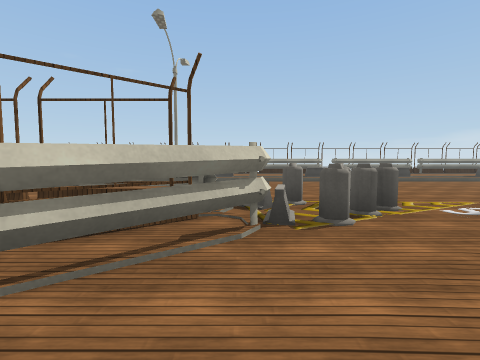
View 1 (above)

18 first-person views from a walk through a Unity game level. The camera is 1.4 m above the floor, tilts 4° down and sees 85° across. The floor is counted in squares, 2 m on a side. Each view is taken from the middle of a square. On the plan, view 1 faces up. The plan holds only what a view shows up to about 9 squares ahead; the rest is blank. The place goes on beyond the plan. The player character is not drawn. Some surface patterns are stand-ins.

View 2
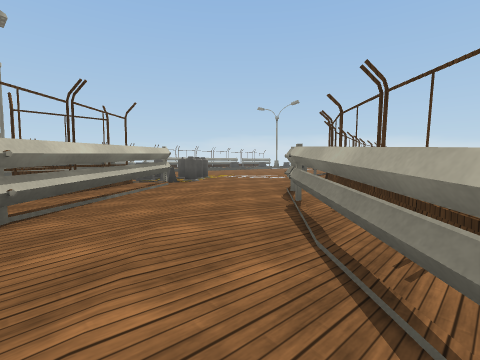

View 3
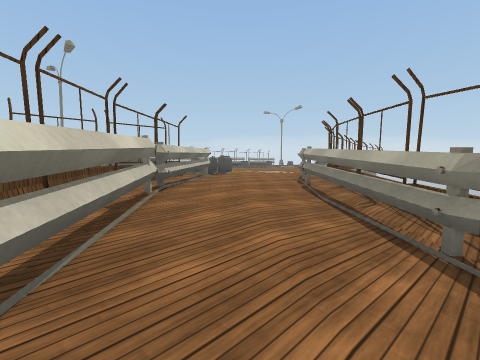

View 4
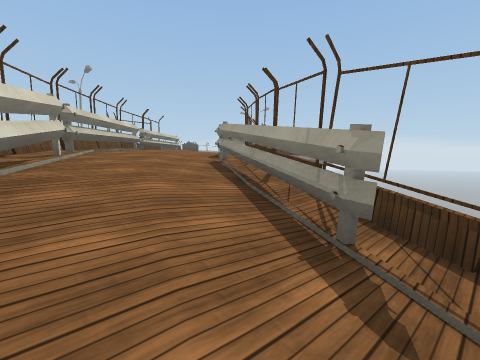

View 5
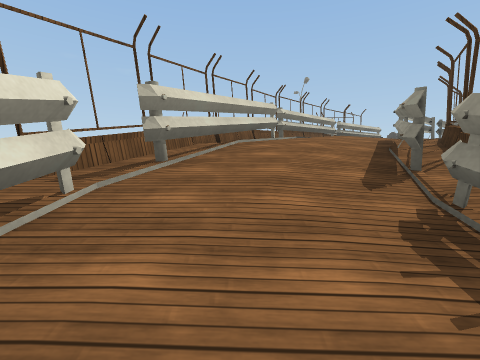

View 6
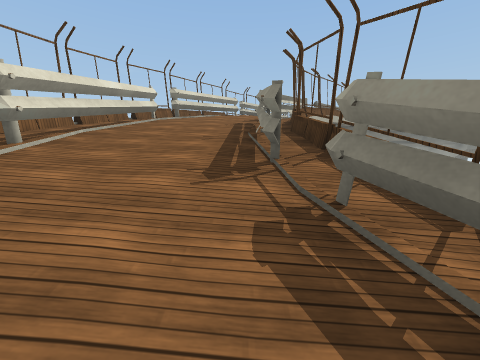

View 7
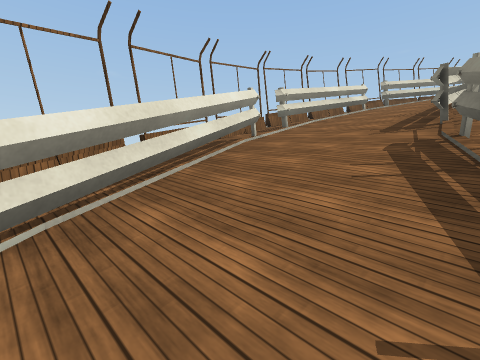

View 8
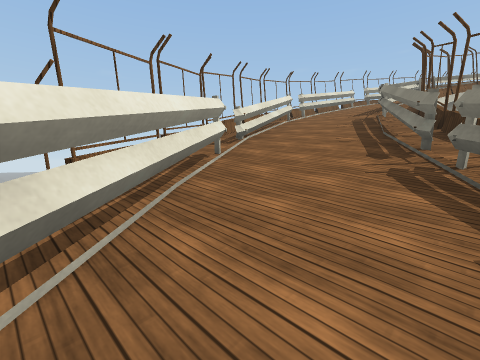

View 9
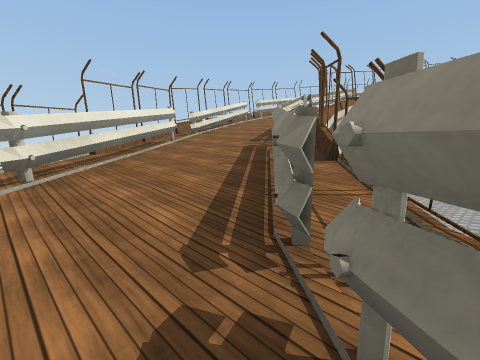

View 10
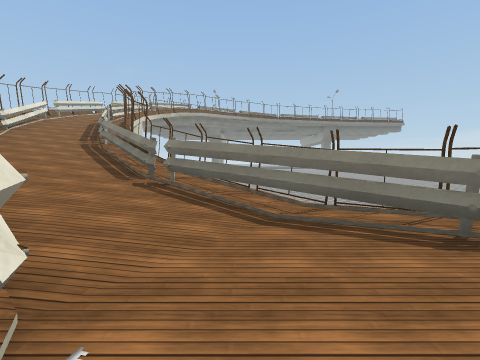

View 11
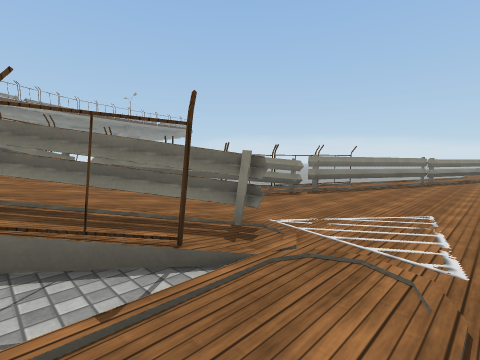

View 12
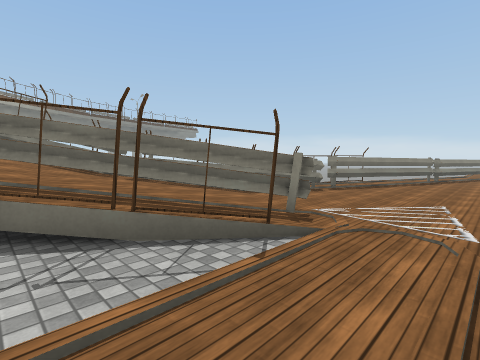

View 13
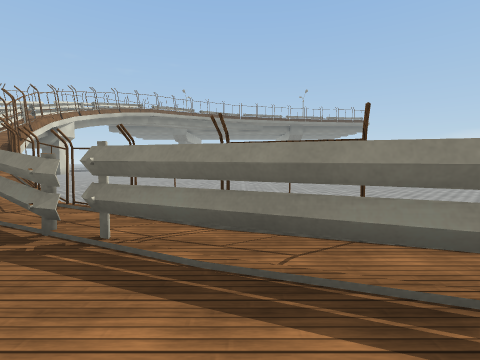

View 14
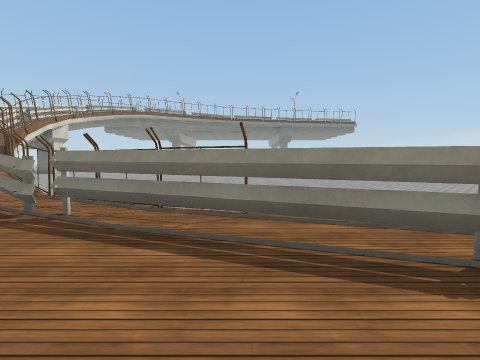

View 15
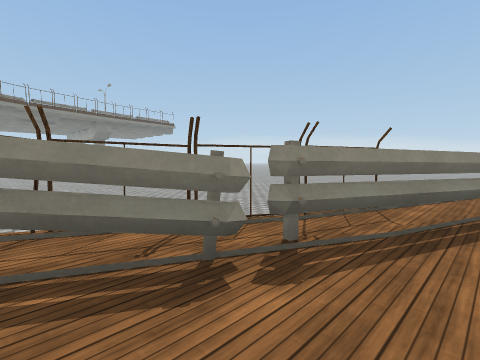

View 16
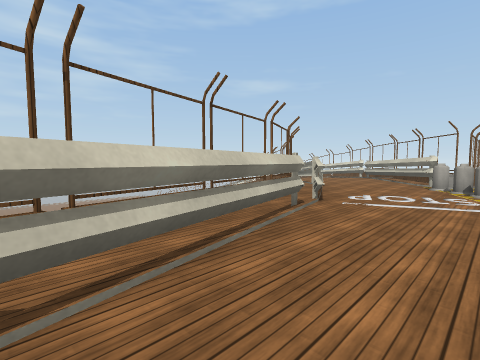

View 17
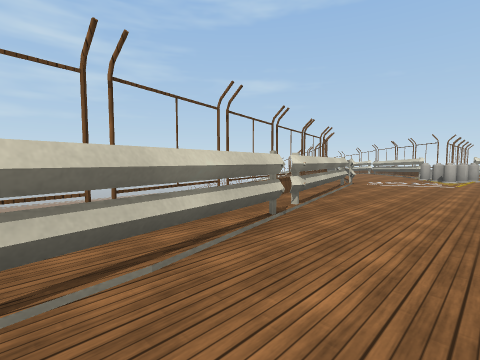

View 18
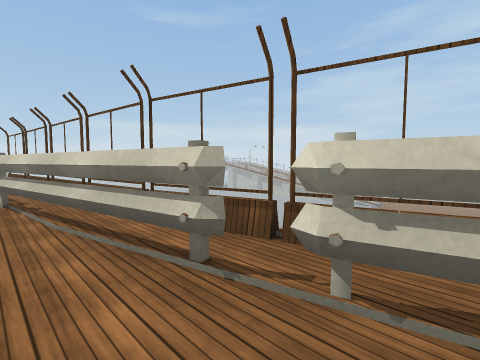

### Floor plan
Key: @ floor where view 1 was taken; # wall or solid block; . main floor; : floor 0.25 m higher than the main floor; + floor 3.25 m higher than the main floor; * floor 5.25 m higher than the main floor; % floor 6.75 m higher than the main floor; & floor 10 m higher than the main floor; $ floor 10.25 m higher than the main floor; / step, stairs or slope; = window, fence, low wall or low ledge; B block; F fence; O other object.
Columns run from 9 left of view 1 to 14 right of it. Each row starts with its distance up from view 1.
  9           //
  8           $$  $$
  7           $$ $$$
  6           $$ $$$
  5           $$$$$$$$$$$$$
  4       ###BOO$$$$$$$$$$##
  3         .BOO$$$$$##$###$
  2        /##$$$$$####/.
  1       /#$$$  #//.
  0      /#$$@#
 -1      #$$/##
 -2     ##$/##
 -3    F#&/=#
 -4    #//##.
 -5   ##//#
 -6  .#//##
 -7  ##/##
 -8 .#//#.
 -9 /#/##
-10 /#/#
-11 /#/#
-12 %#/#
-13 /=/=/
-14 ////*
-15 /#//#
-16  ##/##  ..  ..
-17  /#//#  ..  ...
-18  /#//#= ..........
-19   +///#F...............
-20   .#///#F..............
-21    F##//#F............
-22    F##//##F.. ........
-23     O##///#F. ..
-24       ##///##F..
-25       F###:::##F//
-26       ./F#:::::###
-27       ///::::::::###
-28       :::::::::::

Positions as (right, up) in squares from view 1, and headings:
1: (0, 0), facing up
2: (-3, -3), facing up-right
3: (-5, -4), facing up-right
4: (-7, -9), facing up-right
5: (-7, -11), facing up
6: (-6, -16), facing up
7: (-5, -18), facing up-left
8: (-3, -22), facing up-left
9: (0, -23), facing up-left
10: (1, -27), facing up
11: (-2, -28), facing up-right
12: (-3, -28), facing up-right
13: (5, -27), facing up
14: (6, -28), facing up
15: (2, -26), facing up-right
16: (9, 4), facing down-left
17: (13, 5), facing down-left
18: (9, 4), facing down-right
